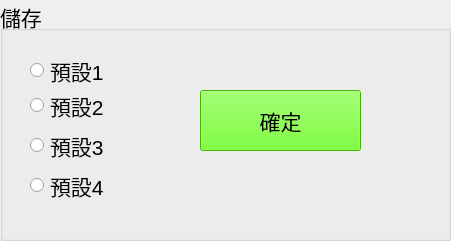
       <widget class="QGroupBox" name="groupBox_22">
        <property name="geometry">
         <rect>
          <x>1310</x>
          <y>0</y>
          <width>451</width>
          <height>241</height>
         </rect>
        </property>
        <property name="font">
         <font>
          <pointsize>16</pointsize>
         </font>
        </property>
        <property name="title">
         <string>儲存</string>
        </property>
        <widget class="QRadioButton" name="radioButton">
         <property name="geometry">
          <rect>
           <x>30</x>
           <y>50</y>
           <width>83</width>
           <height>41</height>
          </rect>
         </property>
         <property name="font">
          <font>
           <pointsize>16</pointsize>
          </font>
         </property>
         <property name="text">
          <string>預設1</string>
         </property>
        </widget>
        <widget class="QRadioButton" name="radioButton_2">
         <property name="geometry">
          <rect>
           <x>30</x>
           <y>90</y>
           <width>83</width>
           <height>31</height>
          </rect>
         </property>
         <property name="font">
          <font>
           <pointsize>16</pointsize>
          </font>
         </property>
         <property name="text">
          <string>預設2</string>
         </property>
        </widget>
        <widget class="QRadioButton" name="radioButton_3">
         <property name="geometry">
          <rect>
           <x>30</x>
           <y>130</y>
           <width>83</width>
           <height>31</height>
          </rect>
         </property>
         <property name="font">
          <font>
           <pointsize>16</pointsize>
          </font>
         </property>
         <property name="text">
          <string>預設3</string>
         </property>
        </widget>
        <widget class="QRadioButton" name="radioButton_4">
         <property name="geometry">
          <rect>
           <x>30</x>
           <y>170</y>
           <width>83</width>
           <height>31</height>
          </rect>
         </property>
         <property name="font">
          <font>
           <pointsize>16</pointsize>
          </font>
         </property>
         <property name="text">
          <string>預設4</string>
         </property>
        </widget>
        <widget class="QPushButton" name="pushButton">
         <property name="geometry">
          <rect>
           <x>200</x>
           <y>90</y>
           <width>161</width>
           <height>61</height>
          </rect>
         </property>
         <property name="font">
          <font>
           <pointsize>16</pointsize>
          </font>
         </property>
         <property name="styleSheet">
          <string notr="true">background-color: rgb(85, 255, 0);</string>
         </property>
         <property name="text">
          <string>確定</string>
         </property>
        </widget>
       </widget>
